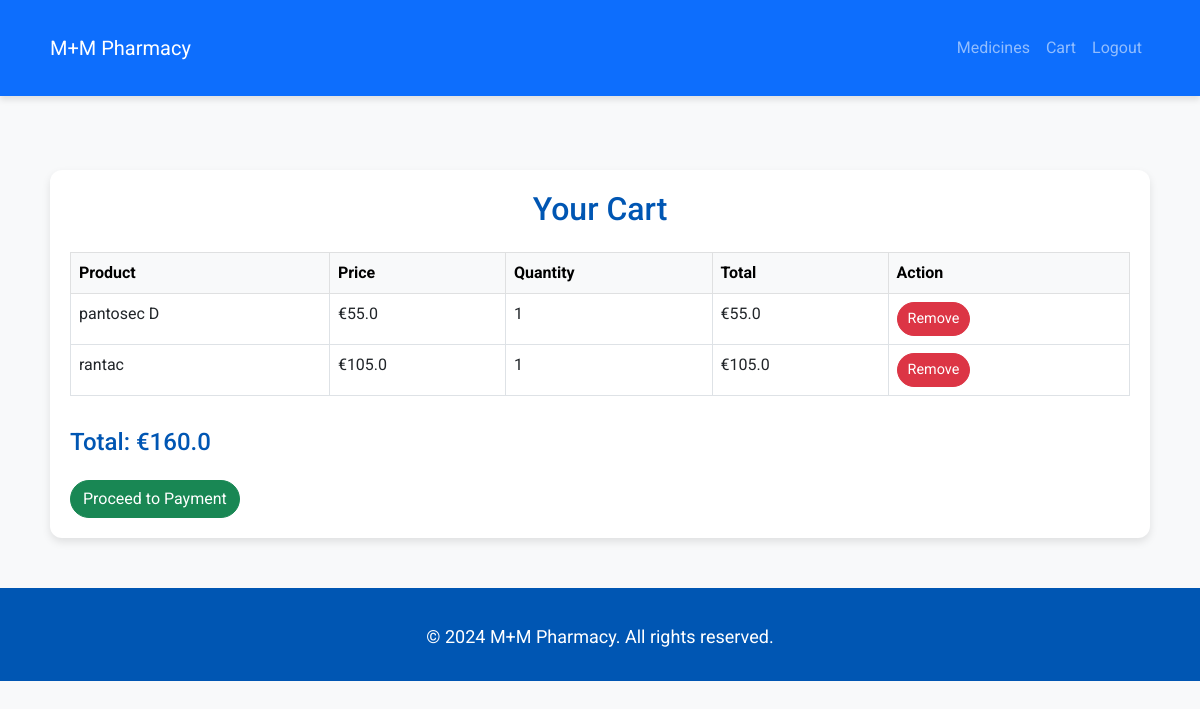
Screenshot of /cart (signed in) with the database file from the repository.
### models.py (models this page shows)
class CartItem(db.Model):
    id = db.Column(db.Integer, primary_key=True)
    user_id = db.Column(db.Integer, db.ForeignKey('user.id'), nullable=False)
    product_id = db.Column(db.Integer, db.ForeignKey('product.id'), nullable=False)
    quantity = db.Column(db.Integer, default=1)

class Product(db.Model):
    id = db.Column(db.Integer, primary_key=True)
    name = db.Column(db.String(100), nullable=False)
    price = db.Column(db.Float, nullable=False)
    stock = db.Column(db.Integer, nullable=False, default=0)  # Ensure the stock column is included
    cart_items = db.relationship('CartItem', backref='product', lazy=True, cascade="all, delete-orphan")

### app.py (the view)
@app.route('/cart')
@login_required
def cart():
    cart_items = CartItem.query.filter_by(user_id=current_user.id).all()
    total = 0
    valid_cart_items = []
    for item in cart_items:
        if item.product is not None:
            total += item.product.price * item.quantity
            valid_cart_items.append(item)
        else:
            db.session.delete(item)
            db.session.commit()
            flash('Removed an invalid item from your cart.', 'warning')
    return render_template('cart.html', cart_items=valid_cart_items, total=total)

### app.py (called while the page is built)
@login_manager.user_loader
def load_user(user_id):
    return User.query.get(int(user_id))

### templates/cart.html
{% extends 'base.html' %}
{% block content %}
<div class="cart-container">
    <h2 class="mb-4">Your Cart</h2>
    {% if cart_items %}
    <div class="table-responsive">
        <table class="table table-bordered">
            <thead class="table-light">
                <tr>
                    <th>Product</th>
                    <th>Price</th>
                    <th>Quantity</th>
                    <th>Total</th>
                    <th>Action</th>
                </tr>
            </thead>
            <tbody>
                {% for item in cart_items %}
                <tr>
                    <td>{{ item.product.name }}</td>
                    <td> €{{ item.product.price }}</td>
                    <td>{{ item.quantity }}</td>
                    <td> €{{ item.product.price * item.quantity }}</td>
                    <td>
                        <form method="POST" action="{{ url_for('remove_from_cart', item_id=item.id) }}">
                            <button type="submit" class="btn btn-danger btn-sm">Remove</button>
                        </form>
                    </td>
                </tr>
                {% endfor %}
            </tbody>
        </table>
    </div>
    <h4 class="mt-3">Total:  €{{ total }}</h4>
    <form action="{{ url_for('payment_success') }}" method="GET">
        <button type="submit" class="btn btn-success mt-3">Proceed to Payment</button>
    </form>
    {% else %}
    <p class="text-center text-muted">Your cart is empty.</p>
    {% endif %}
</div>
{% endblock %}

### static/styles.css (style rules this page uses)
body { font-family: 'Roboto', sans-serif; background-color: #f8f9fa; }
.btn { border-radius: 20px; }
h2, h3, h4 { color: #0056b3; }
.cart-container { background-color: #fff; padding: 20px; border-radius: 12px; box-shadow: 0 4px 8px rgba(0, 0, 0, 0.1); margin-top: 30px; }
.cart-container h2 { font-size: 2rem; color: #0056b3; text-align: center; margin-bottom: 20px; }
.cart-container .btn-danger { font-size: 0.9rem; padding: 5px 10px; }
.cart-container .btn-success { margin-top: 20px; }

### rows the page displays
CartItem: product.name "pantosec D", product.price "55.0", quantity "1", item.product.price*item.quantity "55.0"
CartItem: product.name "rantac", product.price "105.0", quantity "1", item.product.price*item.quantity "105.0"

### other values shown
{{ total }} "160.0"
